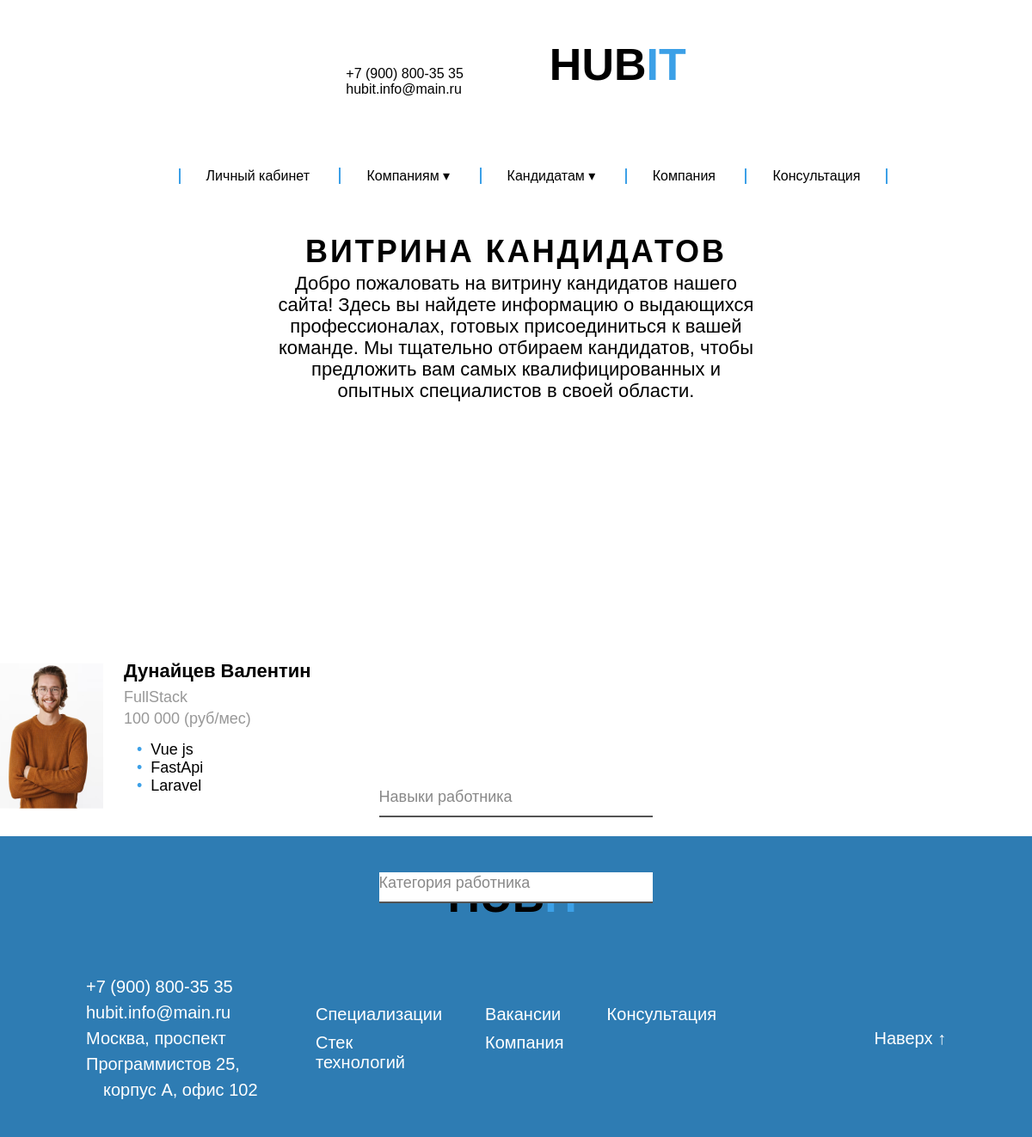
Screenshot of /db-spec.php with the database file from the repository.
### tables this page shows
CREATE TABLE `ContactForm` (
  `id` int NOT NULL,
  `nameSername` char(35) NOT NULL,
  `phone` char(20) NOT NULL,
  `email` char(100) NOT NULL,
  `skills` varchar(400) NOT NULL,
  `cityFor` char(30) NOT NULL,
  `reason` varchar(400) NOT NULL,
  `position` char(30) NOT NULL,
  `salary` float NOT NULL,
  `photo_path` varchar(64) NOT NULL,
  `status` varchar(20) NOT NULL
);

### db-spec.php (the view, shortened to what this page needs)
<!DOCTYPE html>
<html lang="ru">
<head>
    <link rel="stylesheet" href="assets/css/style.css">
    <link rel="stylesheet" href="https://cdn.jsdelivr.net/npm/material-design-lite/material.min.css">
</head>
<body>
    <header id="header">
        <div class="header-conteiner">
            <div class="container-logo">
                <div>
                    <a href="tel:+79008003535">+7 (900) 800-35 35</a>
                    <br>
                    hubit.info@main.ru
                </div>
                <div class="header-logo">
                    <strong>HUB</strong><strong style="color: #3CA0E7;">IT</strong>
                </div>
            </div>
            <nav role="navigation" class="primary-navigation">
                <ul>
                    <li><a href="redirect.php">Личный кабинет</a></li>
                    <li><a href="index.php">Компаниям &dtrif;</a>
                    </li>
                    <li><a href="#">Кандидатам &dtrif;</a>
                    </li>
                    <li><a href="index.php#about-company">Компания</a></li>
                    <li style="border-right: 2px solid #3ca0e7;"><a href="index.php#form-cons">Консультация</a></li>
                </ul>
            </nav>
        </div>
    </header>
    <main>
        <div class="main-container">
            <div class="specialization-description">
                <div class="vacancy-description">
                    <h1 class="title">Витрина кандидатов</h1>
                    <div style="line-height: 25px;">
                        Добро пожаловать на витрину кандидатов нашего сайта! Здесь вы найдете информацию о выдающихся профессионалах,
                        готовых присоединиться к вашей команде. Мы тщательно отбираем кандидатов, чтобы предложить вам самых квалифицированных и
                        опытных специалистов в своей области.
                    </div>
                </div>
            </div>
            <div class="formCons-in-touch specialization">
                <div class="contact-form col">
                    <div class="form-field col x-100">
                        <input id="skillsFilter" name="skills" class="input-text js-input" type="text" >
                        <label class="label" for="skills">Навыки работника</label>
                    </div>
                    <div class="form-field col x-100">
                        <input id="categoryFilter" name="category" class="input-text js-input" type="text">
                        <label class="label" for="category">Категория работника</label>
                    </div>
                </div>
            </div>
            <div class="specialization-cards" id="specialistsContainer">
                <?php
                require_once 'back/connect.php';
                $query = "SELECT id, nameSername, skills, position, salary, photo_path FROM ContactForm WHERE status = 'job'";
                $result = mysqli_query($connect, $query);
                if ($result) {
                    while ($row = mysqli_fetch_assoc($result)) {
                        $id_spec = htmlspecialchars($row['id']);
                        $nameSername = htmlspecialchars($row['nameSername']);
                        $skillsJson = $row['skills'];
                        $position = htmlspecialchars($row['position']);
                        $salary = htmlspecialchars($row['salary']);
                        $photo_path = htmlspecialchars($row['photo_path']);
                        $skillsArray = json_decode($skillsJson, true);
                        $skillsList = '';
                        $skillsData = '';
                        if (is_array($skillsArray)) {
                            foreach ($skillsArray as $skill) {
                                $skillsList .= "<li>" . htmlspecialchars($skill) . "</li>";
                                $skillsData .= htmlspecialchars(strtolower($skill)) . ' ';
                            }
                        }
                        echo "
                        <div class='specialization-item'
                             data-position='".htmlspecialchars(strtolower($position))."'
                             data-skills='".trim($skillsData)."'>
                            <div class='item-img'>
                                <img src='$photo_path' alt='Фото $nameSername'>
                            </div>
                            <div class='item-description'>
                                <a href='specialist-vacancy.php?id=$id_spec'><h2 style='width: 300px;'>$nameSername</h2></a>
                                <div>
                                    <div class='item-info'>
                                        <span>$position</span>
                                        <span>" . number_format($salary, 0, '', ' ') . " (руб/мес)</span>
                                    </div>
                                    <ul class='list-style-one mdl-tabs__panel-text'>
                                        $skillsList
                                    </ul>
                                </div>
                            </div>
                        </div>";
                    }
                } else {
                    echo "<p>Ошибка загрузки данных: " . mysqli_error($connect) . "</p>";
                }
                ?>
            </div>
        </div>
    </main>
    <footer>
        <div class="header-logo">
            <strong>HUB</strong><strong style="color: #3CA0E7;">IT</strong>
        </div>
        <div class="footer-container">
            <div class="footer-contact">
                <a href="tel:+79008003535">+7 (900) 800-35 35</a><br>
                hubit.info@main.ru <br>
                Москва, проспект Программистов 25, <br> <span style="padding-left: 20px;">корпус А, офис 102</span>
            </div>
            <div class="footer-links">
                <div>
                    <a href="index.php#specialization">Специализации</a>
                    <a href="index.php#stack">Стек технологий</a>
                </div>
                <div>
                    <a href="vacancy.php">Вакансии</a>
                    <a href="index.php#about-company">Компания</a>
                </div>
                <div>
                    <a href="index.php#form-cons">Консультация</a>
                </div>
            </div>
            <a class="footer-up" href="#header">Наверх <span>↑</span></a>
        </div>
    </footer>
</body>
</html>

### assets/css/style.css (style rules this page uses)
.list-style-one { position: relative; }
.list-style-one li:before { content: "•"; color: #3ca0e7; margin-right: 10px; }
.mdl-tabs__panel-text { font-size: 18px; }
.specialization { margin: 0 !important; margin-bottom: 5vh !important; }
.item-description h2 { margin: 0 0 10px !important; line-height: 20px; }
.item-description { margin-left: 2vw }
.item-info { color: rgb(152, 152, 152); font-size: 18px; display: flex; flex-direction: column; gap: 0.5vh }
.specialization-cards { display: grid; grid-template-columns: repeat(4, 1fr); row-gap: 2vh; column-gap: 3vw; }
.specialization-cards ul { margin: 0; padding: 15px 0 0 15px; list-style: none; }
.specialization-item { display: flex; width: 380px; height: 170px; flex-direction: row; margin-bottom: 4vh; align-items: flex-start; }
.specialization-item img { width: 120px; height: 170px; }
.specialization-item h2 { font-size: 22px; margin: 0px; padding: 0px; }

### assets/css/root/root.css (style rules this page uses)
body, html { overflow-x: hidden; width: 100vw; position: relative; }
* { margin: 0; box-sizing: border-box; font-family: 'Montserrat', sans-serif !important; }
a { text-decoration: none; }

### assets/css/root/header.css (style rules this page uses)
.header-conteiner { display: flex; flex-direction: column; justify-content: space-between; align-items: center; padding: 25px 0; }
.container-logo { display: flex; flex-direction: row; align-items: center; gap: 100px; }
.container-logo:nth-child(1) { font-size: 16px; }
.header-logo { font-size: 52px; }

### assets/css/root/main.css (style rules this page uses)
main { display: flex; justify-content: center; }
.main-container { display: flex; flex-direction: column; align-items: center; justify-content: center; flex-wrap: wrap; }

### assets/css/root/footer.css (style rules this page uses)
footer { background: #2e7cb3; display: flex; flex-direction: column; align-items: center; padding: 20px 0; }
.header-logo { text-align: center; margin-bottom: 60px; padding-top: 20px; }
.footer-container { display: flex; width: 100%; font-size: 20px; justify-content: space-between; align-items: center; color: white; padding: 0 100px; padding-bottom: 20px; }
.footer-container a { color: white !important; }
.footer-contact { flex: 1; text-align: left; line-height: 30px; }
.footer-links { flex: 1; display: flex; justify-content: center; gap: 50px; }
.footer-links div { display: flex; gap: 10px; flex-direction: column; align-items: start; }
.footer-up { flex: 1; text-align: right; }

### rows the page displays
contactform: photo_path (picture), nameSername "Дунайцев Валентин", position "FullStack", salary "100 000", skills "Vue js", skills "FastApi", skills "Laravel"
